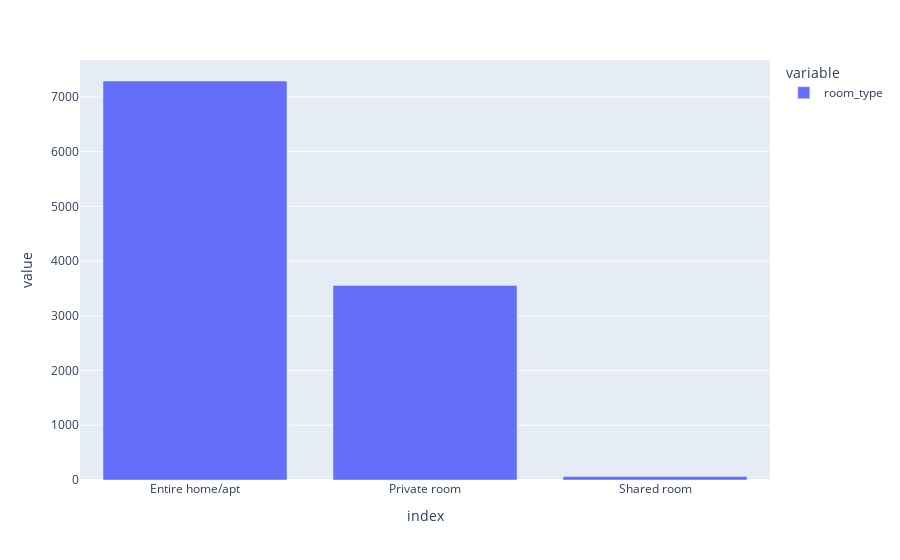

Notebook code for this chart:
### Code cell
px.bar(data_frame=df['room_type'].value_counts())

### Figure 1 — Plotly figure (JSON) as saved in the notebook; plotly's stock layout.template omitted (floating-point values rounded to 4 significant figures)
{"data": [{"alignmentgroup": "True", "hovertemplate": "variable=room_type<br>index=%{x}<br>value=%{y}<extra></extra>", "legendgroup": "room_type", "marker": {"color": "#636efa", "pattern": {"shape": ""}}, "name": "room_type", "offsetgroup": "room_type", "orientation": "v", "showlegend": true, "textposition": "auto", "type": "bar", "x": ["Entire home/apt", "Private room", "Shared room"], "xaxis": "x", "y": [7291, 3556, 63], "yaxis": "y"}], "layout": {"barmode": "relative", "legend": {"title": {"text": "variable"}, "tracegroupgap": 0}, "margin": {"t": 60}, "xaxis": {"anchor": "y", "domain": [0, 1], "title": {"text": "index"}}, "yaxis": {"anchor": "x", "domain": [0, 1], "title": {"text": "value"}}}}
